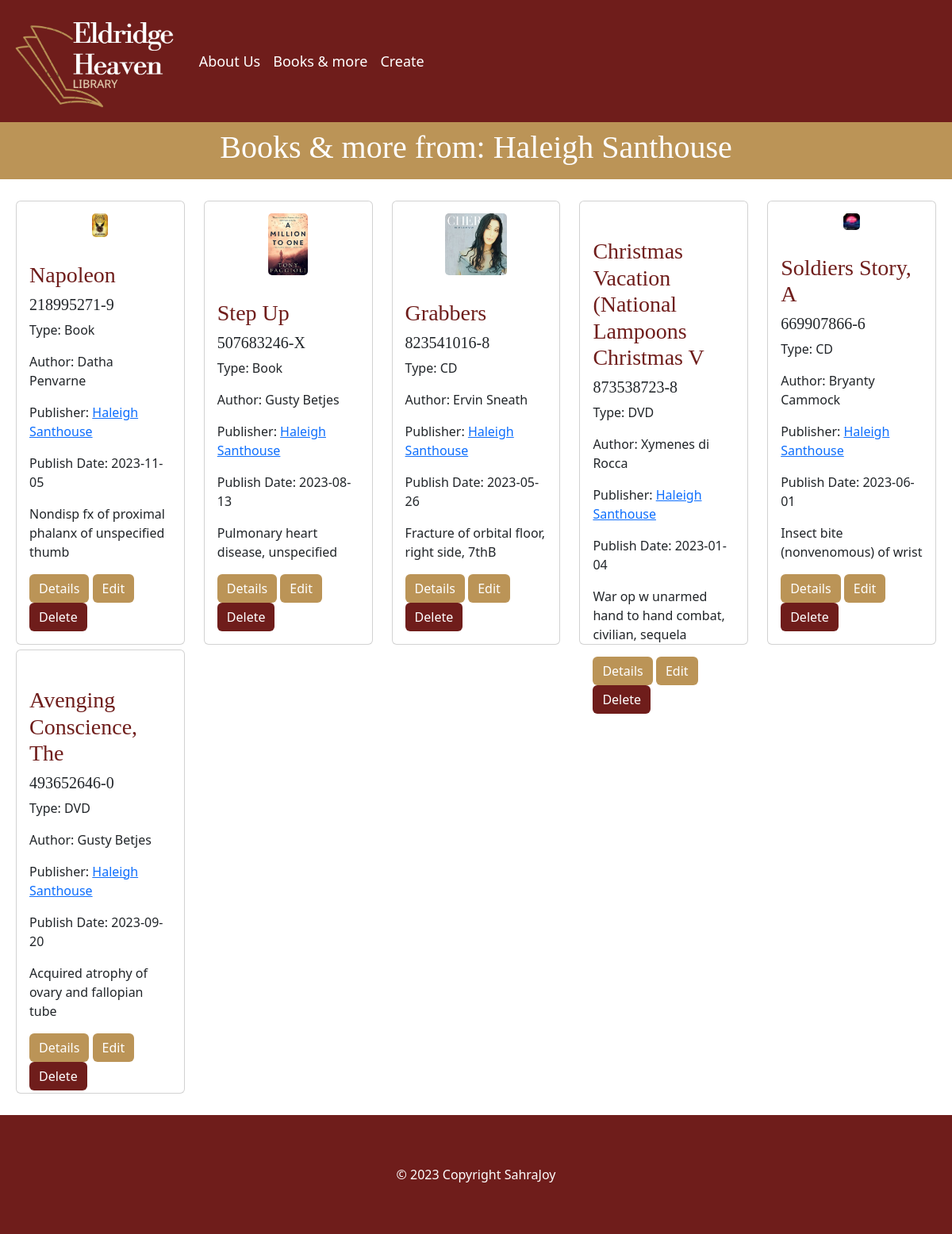
The page /publisher.php?id=7 on the database its author committed.
### tables this page shows
CREATE TABLE `publisher` (
  `id_publisher` int(11) NOT NULL,
  `first_name` varchar(50) DEFAULT NULL,
  `last_name` varchar(50) DEFAULT NULL,
  `address` varchar(50) DEFAULT NULL,
  `city` varchar(50) DEFAULT NULL
);

CREATE TABLE `stock` (
  `id_stock` int(11) NOT NULL,
  `title` varchar(50) NOT NULL,
  `img` varchar(50) DEFAULT NULL,
  `isbn` varchar(50) NOT NULL,
  `description` varchar(265) DEFAULT NULL,
  `fk_type` int(11) NOT NULL,
  `fk_author` int(11) NOT NULL,
  `fk_publisher` int(11) NOT NULL,
  `publish_date` date NOT NULL
);

CREATE TABLE `type` (
  `id_type` int(11) NOT NULL,
  `type` varchar(50) DEFAULT NULL
);

CREATE TABLE `author` (
  `id_author` int(11) NOT NULL,
  `first_name` varchar(50) DEFAULT NULL,
  `last_name` varchar(50) DEFAULT NULL
);

### publisher.php (the view, shortened to what this page needs)
<?php
    require_once 'components/db_connect.php';
    if(isset($_GET['id']) && !empty($_GET["id"])){
        $id_publisher = mysqli_real_escape_string($conn, $_GET['id']);
        $sql = "SELECT stock.*,
                    type.type AS typeName,
                    author.first_name AS authorFirstName,
                    author.last_name AS authorLastName,
                    publisher.first_name AS publisherFirstName,
                    publisher.last_name AS publisherLastName
                FROM `stock`
                INNER JOIN `type` ON stock.fk_type = type.id_type
                INNER JOIN `author` ON stock.fk_author = author.id_author
                INNER JOIN `publisher` ON stock.fk_publisher = publisher.id_publisher
                WHERE `stock`.`fk_publisher` = $id_publisher";
        $result = mysqli_query($conn, $sql);
        $cards = "";
        $publisher = "";
        if(mysqli_num_rows($result) > 0) {
            while($row = mysqli_fetch_assoc($result)) {
                $cards .= "
                <div>
                    <div class='card'>
                        <div id='img'>
                            <img src='assets/$row[img]' class='card-img' alt=''>
                        </div>
                        <div class='card-body'>
                            <h3>$row[title]</h3>
                            <h5>$row[isbn]</h5>
                            <p class='card-text'>Type: {$row["typeName"]}</p>
                            <p class='card-text'>Author: {$row["authorFirstName"]} {$row["authorLastName"]}</p>
                            <p class='card-text'>Publisher: <a href='publisher.php?id=$row[fk_publisher]'>{$row["publisherFirstName"]} {$row["publisherLastName"]}</a></p>
                            <p class='card-text'>Publish Date: $row[publish_date]</p>
                            <p class='card-text'>$row[description]</p>
                            <a href='details.php?id=$row[id_stock]' class='btn btn-primary'>Details</a>
                            <a href='update.php?id=$row[id_stock]' class='btn btn-warning'>Edit</a>
                            <a href='delete.php?id=$row[id_stock]' class='btn btn-danger delete'>Delete</a>
                        </div>
                    </div>
                </div>
                ";
                $publisher = "<p class='card-text'>: {$row["publisherFirstName"]} {$row["publisherLastName"]}</p>
                ";
            }
        } else {
        $cards = "no data found";
        }
    }
?>
<!DOCTYPE html>
<html lang="en">
<head>
    <link href="https://cdn.jsdelivr.net/npm/bootstrap@5.3.2/dist/css/bootstrap.min.css" rel="stylesheet">
    <link rel="stylesheet" href="CSS/style.css">
</head>
<body>
    <?php require_once 'components/navbar.php'; ?>
    <div class='stock'>
        <div class='headline'>
            <h1>Books & more from</h1>
            <h1><?= $publisher ?></h1>
        </div>
        <div class='row row-cols-xl-5 row-cols-lg-4 row-cols-md-2 row-cols-sm-2 row-cols-xs-1' id='result'>
            <?= $cards ?>
        </div>
    </div>
    <?php require_once 'components/footer.php'; ?>
</body>
</html>

### components/navbar.php
<?php
  echo "
  <nav class='navbar navbar-expand-lg m-0 '>
    <div class='container-fluid'>
      <a class='navbar-brand' href='index.php'><img class='logo' src='./assets/logo.png' alt='logo'></a>
      <button class='navbar-toggler' type='button' data-bs-toggle='collapse' data-bs-target='#navbarNav'
        aria-controls='navbarNav' aria-expanded='false' aria-label='Toggle navigation'>
        <span class='navbar-toggler-icon'></span>
      </button>
      <div class='collapse navbar-collapse' id='navbarNav'>
        <ul class='navbar-nav'>
          <li class='nav-item'>
            <a class='nav-link' href='about.php'>About Us</a>
          </li>
          <li class='nav-item'>
            <a class='nav-link' href='stock.php'>Books & more</a>
          </li>
          <li class='nav-item'>
          <a class='nav-link' href='create.php'>Create</a>
          </li>
        </ul>
      </div>
    </div>
  </nav>
";

### components/footer.php
<?php
  echo "
    <div id='footer'>
        <div id='copyright'>&copy; 2023 Copyright SahraJoy</div>
    </div>
";

### CSS/style.css (style rules this page uses)
.headline { display: flex; justify-content: center; align-items: center; padding: 1vh; width: 100%; background-color: #BB9457; }
h3 { font-family: 'Source Serif 4', serif; color: #6F1D1B; }
h5 { font-family: 'Source Serif 4', serif; }
.headline h1 { font-family: 'Source Serif 4', serif; color: white; }
nav { padding: 0%; background-color: #6F1D1B; color: white; }
nav .container-fluid #navbarNav .navbar-nav .nav-item .nav-link { color: white; font-size: large; }
nav .logo { height: 16vh; }
#footer { background-color: #6F1D1B; display: flex; justify-content: center; align-items: center; padding: 15px 0; color: rgb(255, 255, 255); font-size: medium; height: 150px; }
.stock { display: flex; justify-content: center; align-items: center; flex-direction: column; }
.stock .row { margin: 3vh 1vh; display: flex; flex-wrap: wrap; justify-content: space-between; }
.stock .card { height: 70vh; margin: 3px 0; }
.stock .row .card #img { padding: 15px; display: flex; justify-content: center; align-items: center; height: 40vh; overflow: hidden; width: 100%; }
.stock .row .card #img .card-img { height: 100%; object-fit: contain; width: auto; }
.stock .row .card .card-body .btn { background-color: #BB9457; border: none; color: white; }
.stock .row .card .card-body .delete { background-color: #6F1D1B; border: none; color: white; }

### rows shown on the page
publisher: first_name "Haleigh", last_name "Santhouse"
stock: img (picture), title "Napoleon", isbn "218995271-9", fk_type.type "Book", fk_author.first_name "Datha", fk_author.last_name "Penvarne", fk_publisher.first_name "Haleigh", fk_publisher.last_name "Santhouse", publish_date "2023-11-05", description "Nondisp fx of proximal phalanx of unspecified thumb"
stock: img (picture), title "Step Up", isbn "507683246-X", fk_type.type "Book", fk_author.first_name "Gusty", fk_author.last_name "Betjes", fk_publisher.first_name "Haleigh", fk_publisher.last_name "Santhouse", publish_date "2023-08-13", description "Pulmonary heart disease, unspecified"
stock: img (picture), title "Grabbers", isbn "823541016-8", fk_type.type "CD", fk_author.first_name "Ervin", fk_author.last_name "Sneath", fk_publisher.first_name "Haleigh", fk_publisher.last_name "Santhouse", publish_date "2023-05-26", description "Fracture of orbital floor, right side, 7thB"
stock: title "Christmas Vacation (National Lampoons Christmas V", isbn "873538723-8", fk_type.type "DVD", fk_author.first_name "Xymenes", fk_author.last_name "di Rocca", fk_publisher.first_name "Haleigh", fk_publisher.last_name "Santhouse", publish_date "2023-01-04", description "War op w unarmed hand to hand combat, civilian, sequela"
stock: img (picture), title "Soldiers Story, A", isbn "669907866-6", fk_type.type "CD", fk_author.first_name "Bryanty", fk_author.last_name "Cammock", fk_publisher.first_name "Haleigh", fk_publisher.last_name "Santhouse", publish_date "2023-06-01", description "Insect bite (nonvenomous) of wrist"
stock: title "Avenging Conscience, The", isbn "493652646-0", fk_type.type "DVD", fk_author.first_name "Gusty", fk_author.last_name "Betjes", fk_publisher.first_name "Haleigh", fk_publisher.last_name "Santhouse", publish_date "2023-09-20", description "Acquired atrophy of ovary and fallopian tube"
